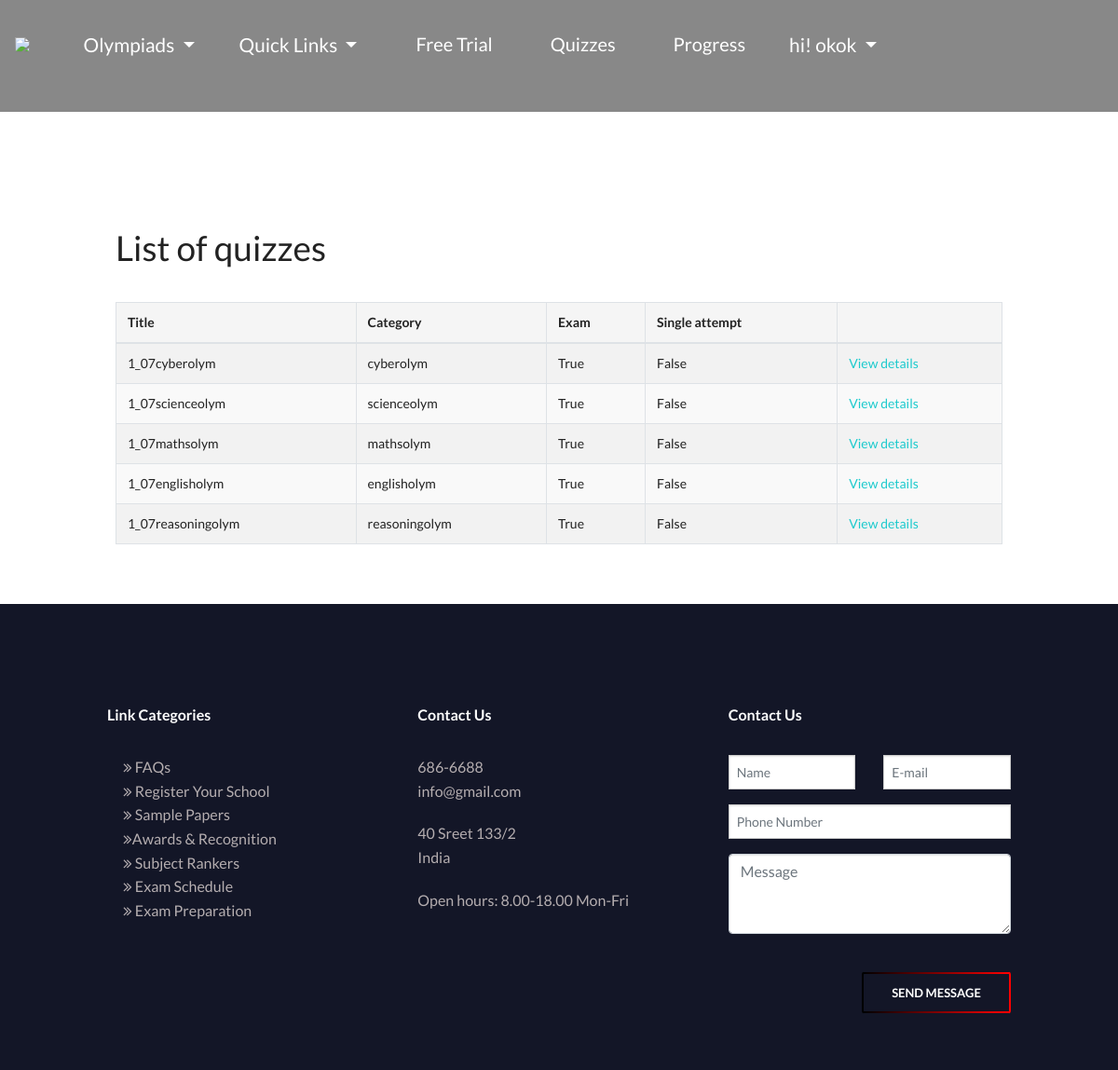
The page /quizzes/ (signed in) on the database its author committed.
### quiz/models.py (models this page shows, shortened)
class Student(AbstractUser):
    id=models.AutoField(primary_key=True)
    ref_code = models.CharField(default="000",max_length=20)
    parent_name = models.CharField(max_length=50)
    dob = models.DateField(null=True)
    country = CountryField()
    address = models.CharField(null=False,max_length=100,default="lane")
    street=models.CharField(max_length=250,default="")
    state= models.CharField(max_length=150,default="")
    school=models.CharField(max_length=100,null=False,default="abc")
    school_state = models.CharField(max_length=100,null=False,default="abc")
    school_address=models.CharField(max_length=100,null=False,default="abc")
    school_city=models.CharField(max_length=100,null=False,default="abc")
    pincode = models.IntegerField(null=False, default=0)
    number = models.IntegerField(null=False, default=0)
    standard = models.CharField(null=False, max_length=10,default=1)
    email = models.CharField(max_length=150, null=False,unique=True)
    email_confirmed = models.BooleanField(default=False)
    first_name = models.CharField(null=False,max_length=150,default="abc")
    last_name= models.CharField(max_length=150)
    mathsolym=models.BooleanField(default=False,null=True)
    scienceolym=models.BooleanField(default=False,null=True)
    englisholym=models.BooleanField(default=False,null=True)
    reasoningolym=models.BooleanField(default=False,null=True)
    cyberolym=models.BooleanField(default=False,null=True)
    generalolym=models.BooleanField(default=False,null=True)
    order_number = models.IntegerField(null=True, default=0)
    final_mathsolym=models.BooleanField(default=False,null=True)
    final_scienceolym=models.BooleanField(default=False,null=True)
    final_englisholym=models.BooleanField(default=False,null=True)
    final_reasoningolym=models.BooleanField(default=False,null=True)
    final_cyberolym=models.BooleanField(default=False,null=True)
    final_generalolym=models.BooleanField(default=False,null= True)
    mathquiz = models.CharField(max_length=100,null=True,default="nil")
    sciencequiz = models.CharField(max_length=100,null=True,default="nil")
    gkquiz = models.CharField(max_length=100,null=True,default="nil")
    cyberquiz = models.CharField(max_length=100,null=True,default="nil")
    reasoningquiz = models.CharField(max_length=100,null=True,default="nil")
    englishquiz = models.CharField(max_length=100,null=True,default="nil")
    mathtime = models.CharField(max_length=100,null=True,default="nil")
    sciencetime = models.CharField(max_length=100,null=True,default="nil")
    gktime = models.CharField(max_length=100,null=True,default="nil")
    cybertime = models.CharField(max_length=100,null=True,default="nil")
    reasoningtime = models.CharField(max_length=100,null=True,default="nil")
    englishtime = models.CharField(max_length=100,null=True,default="nil")
    quiz_to_change = models.CharField(max_length=100,null=True,default="nil")
    idproof = models.ImageField(upload_to='idproof',blank=True,null=True)
    idproof_date=models.CharField(max_length=50,default=None,null=True)
    marksheet = models.ImageField(upload_to='marksheet',
                               blank=True,
                               null=True,
                               )
    marksheet_date=models.CharField(max_length=50,default=None,null=True)
    photograph = models.ImageField(upload_to='photo',
                               blank=True,
                               null=True,
                               )
    photograph_date=models.CharField(max_length=50,default=None,null=True)
    USERNAME_FIELD = 'username'
    REQUIRED_FIELDS = ['email']

class Quiz(models.Model):
    title = models.CharField(
        verbose_name=_("Title"),
        max_length=60, blank=False)
    url = models.SlugField(
        max_length=60, blank=False,
        help_text=_("a user friendly url"),
        verbose_name=_("user friendly url"))
    category = models.ForeignKey(
        Category, null=True, blank=True,
        verbose_name=_("Category"), on_delete=models.CASCADE)
    standard = models.ForeignKey(
            Standard, null=True, blank=True,
            verbose_name=_("Standard"), on_delete=models.CASCADE)
    random_order = models.BooleanField(
        blank=False, default=False,
        verbose_name=_("Random Order"),
        help_text=_("Display the questions in "
                    "a random order or as they "
                    "are set?"))
    max_questions = models.PositiveIntegerField(
        blank=True, null=True, verbose_name=_("Max Questions"),
        help_text=_("Number of questions to be answered on each attempt."))
    answers_at_end = models.BooleanField(
        blank=False, default=False,
        help_text=_("Correct answer is NOT shown after question."
                    " Answers displayed at the end."),
        verbose_name=_("Answers at end"))
    exam_paper = models.BooleanField(
        blank=False, default=False,
        help_text=_("If yes, the result of each"
                    " attempt by a user will be"
                    " stored. Necessary for marking."),
        verbose_name=_("Exam Paper"))
    single_attempt = models.BooleanField(
        blank=False, default=False,
        help_text=_("If yes, only one attempt by"
                    " a user will be permitted."
                    " Non users cannot sit this exam."),
        verbose_name=_("Single Attempt"))
    pass_mark = models.SmallIntegerField(
        blank=True, default=0,
        verbose_name=_("Pass Mark"),
        help_text=_("Percentage required to pass exam."),
        validators=[MaxValueValidator(100)])
    draft = models.BooleanField(
        blank=True, default=False,
        verbose_name=_("Draft"),
        help_text=_("If yes, the quiz is not displayed"
                    " in the quiz list and can only be"
                    " taken by users who can edit"
                    " quizzes."))
    ispaid =  models.BooleanField(blank=True, default=False, help_text=_("If yes, than  quiz is subscribed by user"))
    ispaid_final =  models.BooleanField(blank=True, default=False, help_text=_("If yes, than  quiz is subscribed by user"))
    class Meta:
        verbose_name = _("Quiz")
        verbose_name_plural = _("Quizzes")
    def __str__(self):
        return self.title

class Category(models.Model):
    category = models.CharField(
        verbose_name=_("Category"),
        max_length=250, blank=True,
        unique=True, null=True)
    objects = CategoryManager()
    class Meta:
        verbose_name = _("Category")
        verbose_name_plural = _("Categories")
    def __str__(self):
        return self.category

### quiz/views.py (the view)
def myquiz(request):
    all_quizzes = Quiz.objects.all()
    print(all_quizzes)
    quizlist=[]
    for quiz in all_quizzes:
        if quiz.title.find('_')!=-1:
            _,quiz_title = quiz.title.split('_', 1)
        else:
            quiz_title= quiz.title
        b = quiz_title[2:]
        print(quiz_title[2:])
        if str(request.user.standard)==str(quiz_title[0:2]):
            if quiz_title[2:]=='mathsolym' and request.user.final_mathsolym==True:
                quizlist.append(quiz)
            if quiz_title[2:]=='scienceolym' and request.user.final_scienceolym==True:
                quizlist.append(quiz)
            if quiz_title[2:]=='englisholym' and request.user.final_englisholym==True:
                quizlist.append(quiz)
            if quiz_title[2:]=='generalolym' and request.user.final_generalolym==True:
                quizlist.append(quiz)
            if quiz_title[2:]=='cyberolym' and request.user.final_cyberolym==True:
                quizlist.append(quiz)
            if quiz_title[2:]=='reasoningolym' and request.user.final_reasoningolym==True:
                quizlist.append(quiz)
    return render(request, 'quiz_list.html', {"quiz_list": quizlist})

### quiz/templates/quiz_list.html (shortened to what this page needs)
{% extends 'base.html' %}
{% load i18n %}
{% load quiz_tags %}
{% block body %}
<div class="d" style="background-color: #0007;"><br><br><br><br><br></div><br><br><br>
<div class="container row">
<h2>{% trans "List of quizzes" %}</h2>
    {% if quiz_list %}
		<table class="table table-bordered table-striped">
		  <thead>
			<tr>
			  <th>{% trans "Title" %}</th>
			  <th>{% trans "Category" %}</th>
			  <th>{% trans "Exam" %}</th>
			  <th>{% trans "Single attempt" %}</th>
			  <th></th>
			</tr>
		  </thead>
		  <tbody>
        {% for quiz in quiz_list %}
  			<tr>
			  <td>{{ quiz.title }}</td>
			  <td>{{ quiz.category }}</td>
			  <td>{{ quiz.exam_paper }}</td>
			  <td>{{ quiz.single_attempt }}</td>
			  <td>
				<a href="{% url 'quiz_start_page' slug=quiz.url %}">
				  {% trans "View details" %}
				</a>
			</tr>
        {% endfor %}
		  </tbody>
		</table>
	{% else %}
        <p>{% trans "There are no available quizzes" %}.</p><br><br>
	{% endif %}
</div><br><br>
{% endblock %}

### quiz/templates/base.html (shortened to what this page needs)
  {% load static %}
<!DOCTYPE html>
<html lang="en">
<head>
  <link rel="stylesheet" href="https://maxcdn.bootstrapcdn.com/bootstrap/4.0.0/css/bootstrap.min.css">
  <link rel="stylesheet" href="https://cdnjs.cloudflare.com/ajax/libs/font-awesome/4.7.0/css/font-awesome.min.css">
  <link rel="stylesheet" href="{% static 'navbar.css' %}">
  <link rel="stylesheet" href="{% static 'Style.css' %}">
  <link rel="stylesheet" href="{% static 'Owl/docs/assets/css/docs.theme.min.css' %}">
  <link rel="stylesheet" href="{% static 'Stock/Chart.min.css' %}">
  <link rel="stylesheet" href="{% static 'Owl/docs/assets/owlcarousel/assets/owl.carousel.min.css' %}">
  <link rel="stylesheet" href="{% static 'Owl/docs/assets/owlcarousel/assets/owl.theme.default.min.css' %}">
</head>
<body>
  <header class="header_area" id="header" >
    <nav class="navbar navbar-expand-lg " >
      <a class="navbar-brand" href="{% url 'index' %}"><img class="img-responsive" src="{% static 'screenshots/logo1.jpg' %}" style="float: left">  </a>
      <div class="collapse navbar-collapse" id="navbarTogglerDemo03">
        <ul class="navbar-nav mr-auto mt-2 mt-lg-0">
          <div class="dropdown nav-item">
                  <button class="btn nav-link dropdown-toggle" type="button" id="dropdownMenuButton" data-toggle="dropdown" aria-haspopup="true" aria-expanded="false">
                    Olympiads
                  </button>
                                         </div>
                                  <div class="dropdown nav-item">
                                    <button class="btn nav-link dropdown-toggle" type="button" id="dropdownMenuButton" data-toggle="dropdown" aria-haspopup="true" aria-expanded="false">
                                      Quick Links
                                    </button>
                                  </div>
                                  <li class="nav-item ml-3">
                                    <a class="nav-link" href="{% url 'quiz_mock' %}">Free Trial</a>
                                  </li>
                                  {% if user.is_authenticated %}
                                  <li class="nav-item ml-3">
                                    <a class="nav-link" href="{% url 'quiz_index' %}">Quizzes</a>
                                  </li>
                                    <li class="nav-item ml-3">
                                      <a class="nav-link" href="{% url 'quiz_progress' %}">Progress</a>
                                    </li>
                                  {% else %}
                                  <li class="nav-item ml-3">
                                    <a class="nav-link" href="{% url 'loginhandle' %}">Login</a>
                                  </li>
                                  {% endif %}
                                  <div class="dropdown nav-item">
                                    <button class="btn nav-link dropdown-toggle" type="button" id="dropdownMenuButton" data-toggle="dropdown" aria-haspopup="true" aria-expanded="false">
                                      {% if user.is_authenticated %}
                                      hi!
                                      {{ user.username}}
                                      {% else %}
                                      Register
                                      {% endif %}
                                    </button>
                                  </div>
                                </ul>
                              </div>
                            </nav>
                      </header>
{% block body %}{% endblock %}
<section style="background: #131627">
  <footer class="fancy-footer-area fancy-bg-dark" >
    <div class="footer-content section-padding-80-50">
      <div class="container">
        <div class="row">
          <div class="col-12 col-sm-6 col-lg-4">
            <div class="single-footer-widget">
              <h6 style="font-weight: bold; color: white">Link Categories</h6>
              <ul class="footer-ul">
                <li><a href="{% url 'faqs' %}" style="color: #B5AEB0;"><i class="fa fa-angle-double-right" aria-hidden="true"></i> FAQs</a></li>
                <li><a href="{% url 'applyschool' %}" style="color: #B5AEB0;"><i class="fa fa-angle-double-right" aria-hidden="true"></i> Register Your School</a></li>
                <li><a href="/samplepaper/maths/1" style="color: #B5AEB0;"><i class="fa fa-angle-double-right" aria-hidden="true"></i> Sample Papers</a></li>
                <li><a href="{% url 'awards' %}" style="color: #B5AEB0;"><i class="fa fa-angle-double-right" aria-hidden="true"></i>Awards & Recognition</a></li>
                <li><a href="#" style="color: #B5AEB0;"><i class="fa fa-angle-double-right" aria-hidden="true"></i> Subject Rankers</a></li>
                <li><a href="{% url 'examdates' %}" style="color: #B5AEB0;"><i class="fa fa-angle-double-right" aria-hidden="true"></i> Exam Schedule</a></li>
                <li><a href="{% url 'examprep' %}" style="color: #B5AEB0;"><i class="fa fa-angle-double-right" aria-hidden="true"></i> Exam Preparation</a></li>
              </ul>
            </div>
          </div>
          <div class="col-12 col-sm-6 col-lg-4">
            <div class="single-footer-widget" >
              <h6 style="font-weight: bold; color: white">Contact Us</h6>
              <p style="color: #B5AEB0">686-6688 <br>info@gmail.com
              </p>
              <p style="color: #B5AEB0">40 Sreet 133/2 <br>India</p>
              <p style="color: #B5AEB0">Open hours: 8.00-18.00 Mon-Fri</p>
            </div>
          </div>
          <div class="col-12 col-sm-6 col-lg-4">
            <div class="single-footer-widget">
              <h6 style="font-weight: bold; color: white">Contact Us</h6>
              <form class="single-footer-widget" role="form">
                <div class="row" style="font: yellow">
                 <div class="col-md-6">
                  <div class="form-group">
                    <input class="form-control form-control-name" name="name" id="name" placeholder="Name" type="text" required>
                  </div>
                </div>
                <div class="col-md-6">
                  <div class="form-group">
                   <input class="form-control form-control-email" name="email" id="email"
                   placeholder="E-mail" type="email" required>
                 </div>
               </div>
             </div>
             <div class="row">
              <div class="col-md-12">
                <div class="form-group">
                  <input class="form-control form-control-phone" name="phone" id="phone" placeholder="Phone Number" type="tel" required>
                </div>
              </div>
             </div>
             <div class="form-group">
               <textarea class="form-control form-control-message" name="message" id="message" placeholder="Message" rows="3" required></textarea>
             </div>
             <div class="text-right"><br>
              <a href="#" class="btn fancy-btn">Send Message</a>
            </div>
          </form>
        </div>
      </div>
    </div>
  </div>
</div>
</footer>
</section>
          </body>
          </html>

### rows shown on the page
Student: username "okok"
Quiz: title "1_07cyberolym", category "cyberolym", exam_paper "True", single_attempt "False"
Quiz: title "1_07scienceolym", category "scienceolym", exam_paper "True", single_attempt "False"
Quiz: title "1_07mathsolym", category "mathsolym", exam_paper "True", single_attempt "False"
Quiz: title "1_07englisholym", category "englisholym", exam_paper "True", single_attempt "False"
Quiz: title "1_07reasoningolym", category "reasoningolym", exam_paper "True", single_attempt "False"
